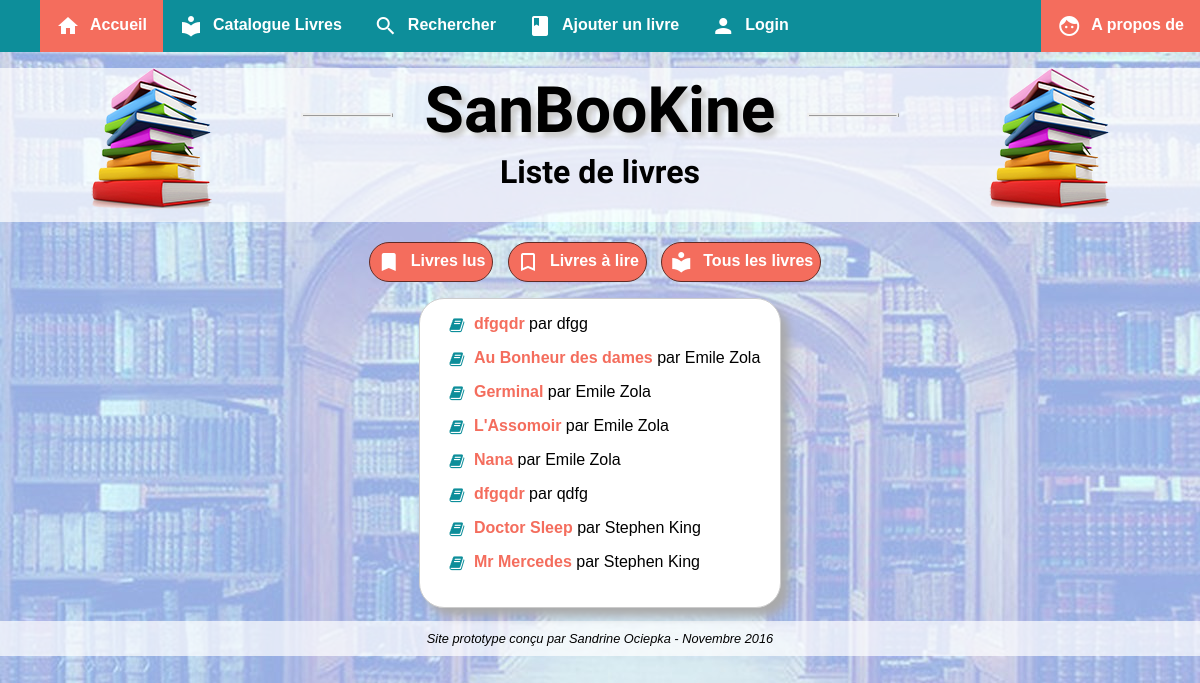
/consultation.php, run on the app's committed database.
### tables this page shows
CREATE TABLE `sbk_book` (
  `id` int(11) NOT NULL,
  `titre` varchar(255) NOT NULL,
  `auteur` varchar(255) NOT NULL,
  `resume` text NOT NULL,
  `note` int(11) NOT NULL,
  `lu` varchar(11) NOT NULL,
  `date_ajout` date NOT NULL,
  `date_lu` date NOT NULL,
  `id_user` int(11) NOT NULL,
  `id_cat` int(11) NOT NULL
);

### modeles/m_list_livres.php (called while the page is built, shortened)
<?php
function get_all_livre()
{
global $db;
$statement=$db->prepare("SELECT id,titre, auteur, id_user FROM sbk_book ORDER BY auteur,titre");
$statement->execute();
return $statement;
}
?>

### vues/v_liste_titre_auteur.php (the view, shortened to what this page needs)
<?php
foreach ($donnees as $donnee)
{
	$donnee['titre'] = htmlspecialchars($donnee['titre']);
			$donnee['auteur'] = htmlspecialchars($donnee['auteur']);
?>
<div class="livre">
    <ul class="fa-ul">
        <li><i class="fa-li fa fa-book"style="color:#0d8e9a; margin-right:5px;"></i><a href="fiche_livre.php?id_livre=<?php echo $donnee['id']; ?>">
		<?php echo $donnee['titre']; ?></a> par  <?php echo $donnee['auteur']; ?>
    </ul>
</div>
<?php
}
?>

### css/stylemain.css (style rules this page uses)
html, body { font-family: arial, sans-serif; margin-top:0px; margin-left: 0px; height:100%; }
body { background: #e2d8e9; background-image: url('img/fond.jpg'); background-repeat: no-repeat; background-attachment: fixed; margin-top:0px; margin-left: 0px; width:100%; }
a { text-decoration: none; color:#f46d5d; font-weight:bold; }
i { vertical-align: middle; padding-right:10px; padding-top:0px; font-size:24px; }

### consultation.php (style rules this page uses)
body { background-image: url("img/fond.jpg"); }

### data on the page
sbk_book: titre "dfgqdr", auteur "dfgg"
sbk_book: titre "Au Bonheur des dames", auteur "Emile Zola"
sbk_book: titre "Germinal", auteur "Emile Zola"
sbk_book: titre "L'Assomoir", auteur "Emile Zola"
sbk_book: titre "Nana", auteur "Emile Zola"
sbk_book: titre "dfgqdr", auteur "qdfg"
sbk_book: titre "Doctor Sleep", auteur "Stephen King"
sbk_book: titre "Mr Mercedes", auteur "Stephen King"
